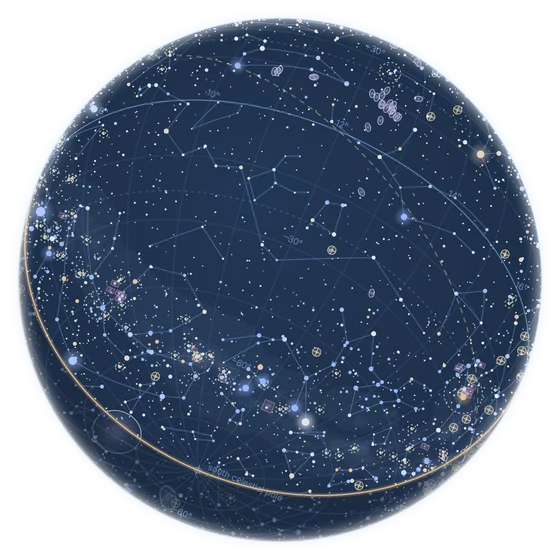
#> input picture img/celestial-globe.webp, 560 x 560 px
$ python -i capture.py   (imports and definitions only)
#> lines starting #> are read from the running program, lines starting #| are printed output that depends on the picture; after the words box and inside, x2 and y2 are one past the last pixel; in counts of white or black regions, pixels touching at a corner belong together
#> further down, picture is the input picture: PIL image 560x560 RGBA; mean R, G, B, A 52.7, 76.3, 108.2, 171.5
"""Cut each globe out of its live site, for the shelf on the front page.

Hides the sky canvas, the panels and the page background, screenshots with a transparent background, crops to
what is left (the globe and its glow) and saves a WebP into img/. Run again whenever a globe changes its look.
"""
import io, os
from playwright.sync_api import sync_playwright
from PIL import Image

HERE = os.path.dirname(os.path.abspath(__file__))
OUT = os.path.normpath(os.path.join(HERE, '..', 'img'))
# [1 line not run here, left out]

HIDE = """
  #sky, .panel, #tip, #hint, #scrub, #scrubber, .floatbtn, #credit, button { display: none !important; }
  html, body, #stage { background: transparent !important; }
"""
SITES = [
    ('world-time-zones', 'https://laurencefwhite.github.io/world-time-zones/',
     "['cities','names','labels','codes','times','wx','spin'].forEach(function(k){ if (k in WTZ.opt) WTZ.opt[k] = false; });"),
    ('celestial-globe', 'https://laurencefwhite.github.io/celestial-globe/',
     "['daylight','starnames','bayer','connames','lplanets','lmoons','lasteroids','lcomets','ldso','lsats','lshowers','lstars','spin','preview'].forEach(function(k){ if (k in CG.opt) CG.opt[k] = false; });"
     " try { CG.setTime(new Date('2026-09-24T12:30:00Z')); } catch (e) {} CG.draw();"),
    ('river-valleys', 'https://laurencefwhite.github.io/river-valleys/',
     "if (window.RV) { ['bnames','tnames','names','cities','spin'].forEach(function(k){ if (k in RV.opt) RV.opt[k] = false; }); RV.setView(22, 8, 1); }"),
    ('history-atlas', 'https://laurencefwhite.github.io/history-atlas/',
     "if (window.HA) { HA.opt.names = false; HA.opt.cities = false; HA.opt.oceans = false; HA.setYear(1300); HA.setView(62, 30, 1); }"),
]

def feather(im):
    """the same soft circular edge on every globe, whatever its own glow does at the frame"""
    from PIL import ImageDraw, ImageFilter, ImageChops
    n = im.size[0]
#> n = 560
    m = Image.new('L', (n, n), 0)
#> m: PIL image 560x560 L; every value is 0
    ImageDraw.Draw(m).ellipse((n * 0.035, n * 0.035, n * 0.965, n * 0.965), fill=255)
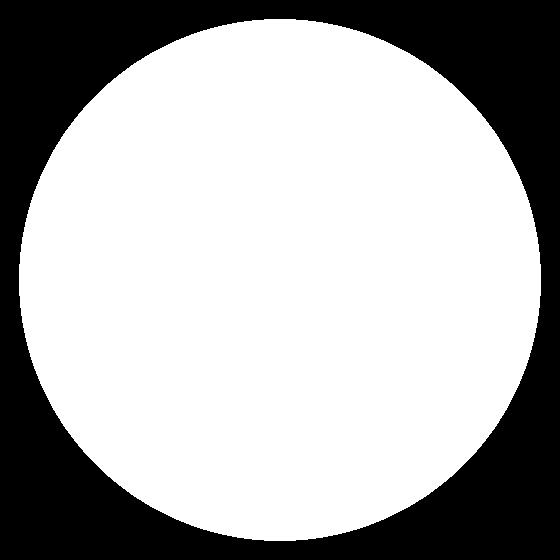
#> m: PIL image 560x560 L; 68.2% white; 1 black region, box (x1, y1, x2, y2) and area: (0, 0, 560, 560) 99696
    m = m.filter(ImageFilter.GaussianBlur(n * 0.012))
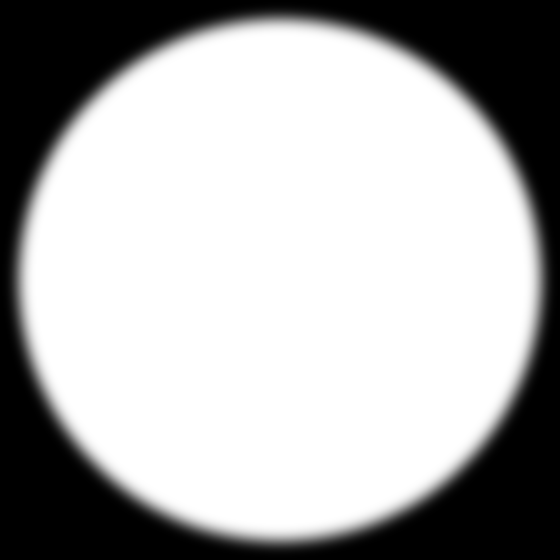
#> m: PIL image 560x560 L; min 0, max 255, mean 173.9
    r, g, b, a = im.split()
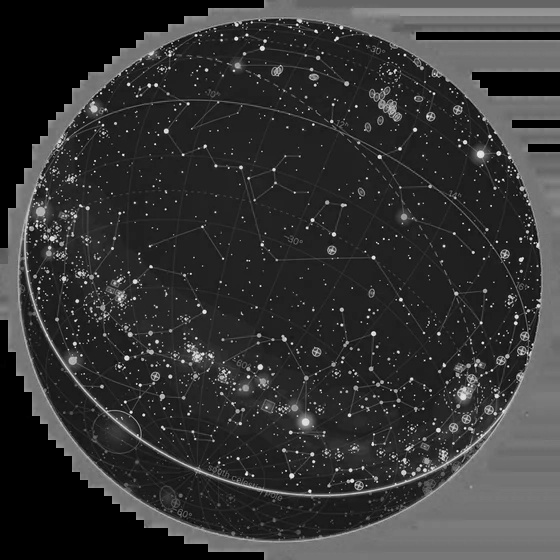
#> r: PIL image 560x560 L; min 0, max 254, mean 52.7
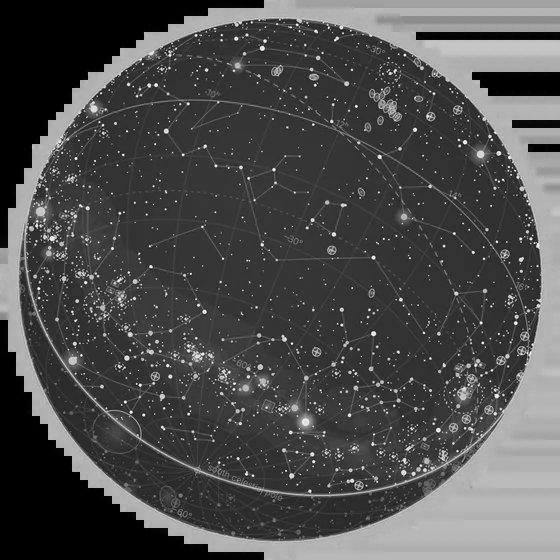
#> g: PIL image 560x560 L; min 0, max 255, mean 76.3
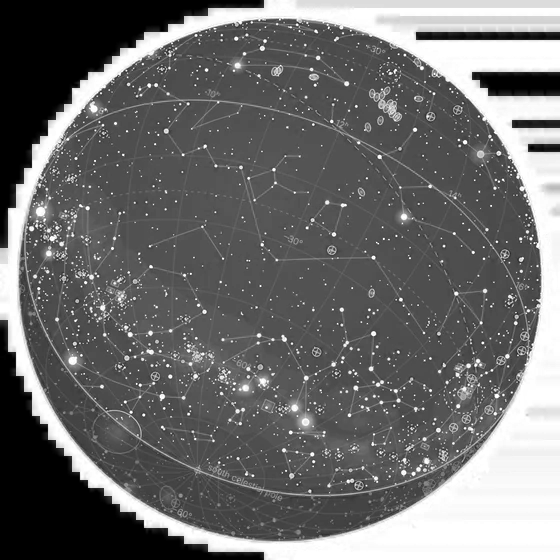
#> b: PIL image 560x560 L; min 0, max 255, mean 108.2
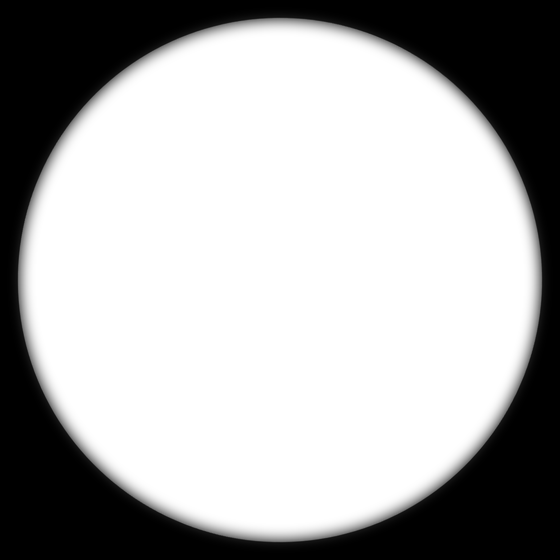
#> a: PIL image 560x560 L; min 0, max 255, mean 171.5
    return Image.merge('RGBA', (r, g, b, ImageChops.multiply(a, m)))
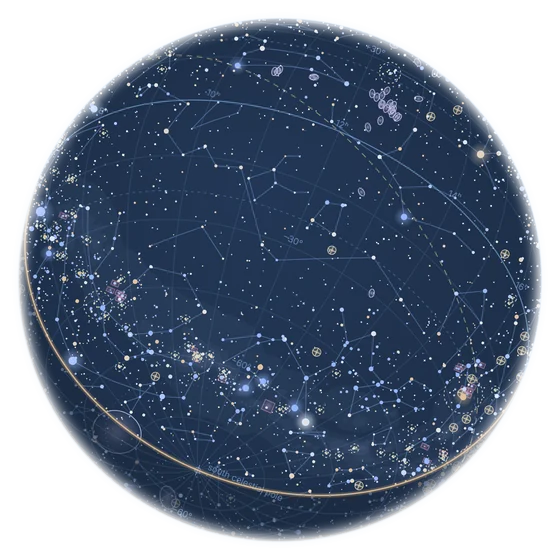
#> returned value: PIL image 560x560 RGBA; mean R, G, B, A 52.7, 76.3, 108.2, 168.2; transparent parts drawn white

# [5 lines not run here, left out]

# The stand's meridian ring is tilted 23.44 degrees clockwise, the Earth's obliquity; each globe is turned so its
# north pole points at the ring's upper pin. AXIS measures, in the live page, how far clockwise from straight up
# the globe's own north pole already points, so the turn is TILT less that. The three Earth globes are drawn
# with no roll (pole straight up). The celestial globe is drawn in sky coordinates centred on the zenith, also
# with no roll, and may be mirrored, so its pole is measured by projecting the south celestial pole.
TILT = 23.44
AXIS = {
    'world-time-zones': "WTZ.rotation()[2] || 0",
    'river-valleys': "RV.rotation()[2] || 0",
    'history-atlas': "HA.rotation()[2] || 0",
    'celestial-globe': """(function () {
        var c = CG.centre(), s = CG.proj(CG.unitv(0, -90)), n = CG.proj(CG.unitv(0, 90));
        if (s) return Math.atan2(-(s[0] - c[0]), s[1] - c[1]) * 180 / Math.PI;   /* south pole, from straight down */
        if (n) return Math.atan2(n[0] - c[0], -(n[1] - c[1])) * 180 / Math.PI;   /* north pole, from straight up */
        return 0; })()""",
}

# [38 lines not run here, left out]

>>> from PIL import Image
>>> picture = Image.open('../img/celestial-globe.webp')
>>> result = feather(picture)

$ run again, on img/plate-tectonics.webp
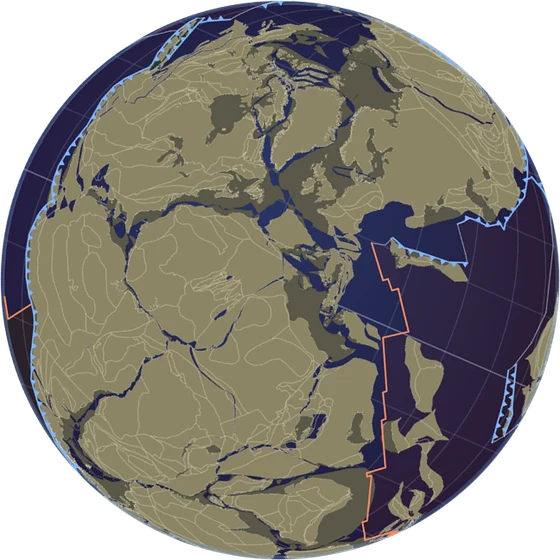
#> input picture img/plate-tectonics.webp, 560 x 560 px
#> picture is the input picture: PIL image 560x560 RGBA; mean R, G, B, A 87.9, 84.3, 77.3, 199.2
#> in feather, `r, g, b, a = im.split()`:
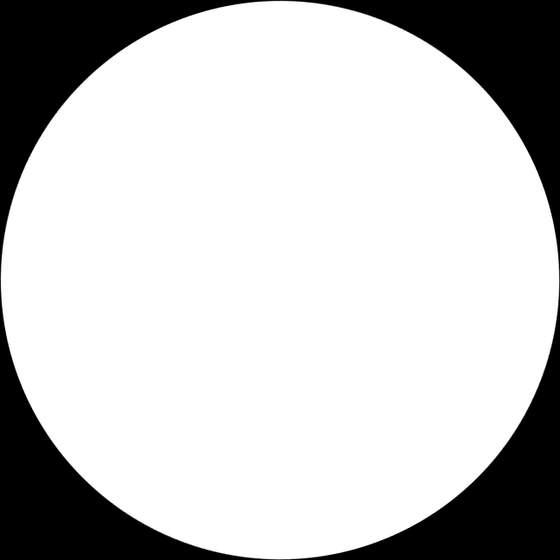
#> a: PIL image 560x560 L; min 0, max 255, mean 199.2
#> in feather, `return Image.merge('RGBA', (r, g, b, ImageChops.multiply(a, m)))`:
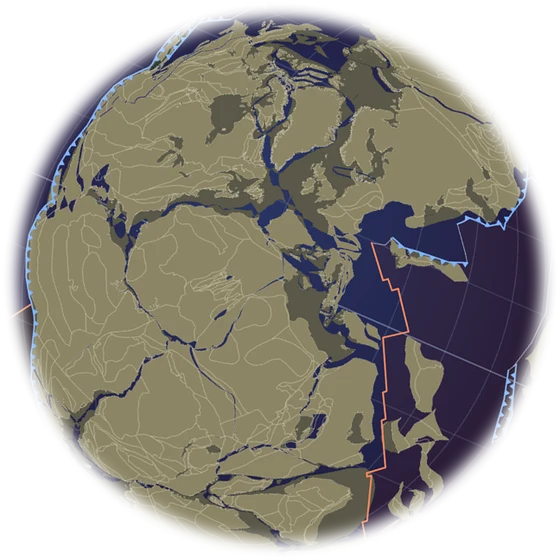
#> returned value: PIL image 560x560 RGBA; mean R, G, B, A 87.9, 84.3, 77.3, 173.9; transparent parts drawn white

$ run again, on img/river-valleys.webp
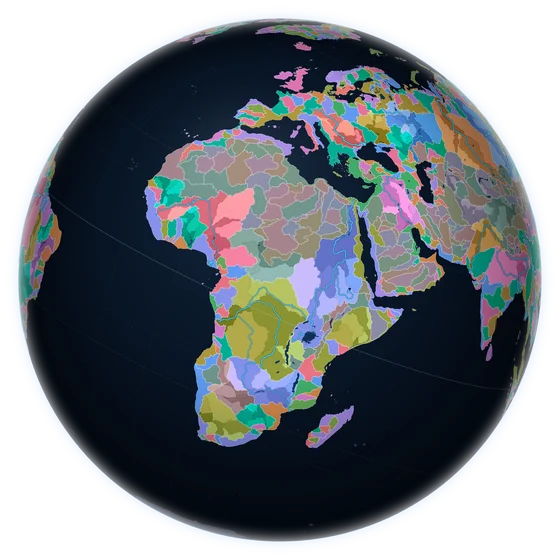
#> input picture img/river-valleys.webp, 560 x 560 px
#> picture is the input picture: PIL image 560x560 RGBA; mean R, G, B, A 57.5, 73.7, 93.6, 171.4
#> in feather, `r, g, b, a = im.split()`:
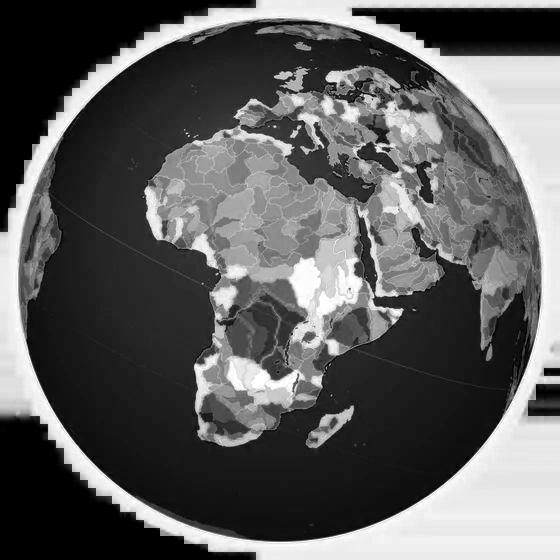
#> b: PIL image 560x560 L; min 0, max 255, mean 93.6
#> in feather, `return Image.merge('RGBA', (r, g, b, ImageChops.multiply(a, m)))`:
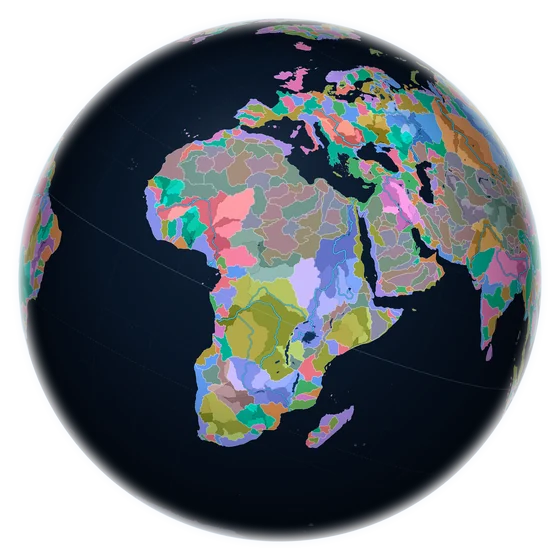
#> returned value: PIL image 560x560 RGBA; mean R, G, B, A 57.5, 73.7, 93.6, 168.2; transparent parts drawn white
